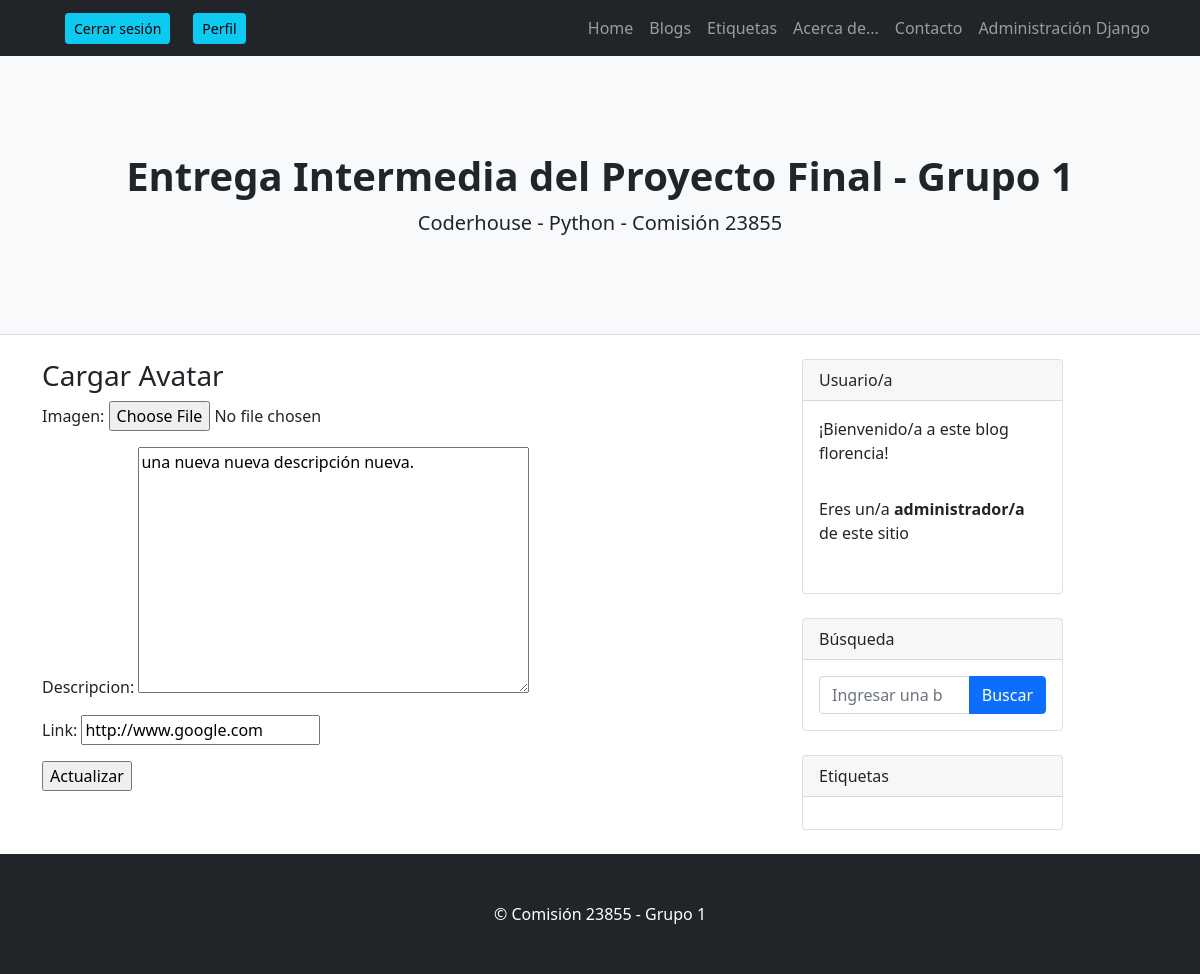
Screenshot of /AppProyecto1/avatarForm/ (signed in) with the database file from the repository.
### AppProyecto1/models.py (models this page shows, shortened)
class Avatar(models.Model):
    user = models.ForeignKey(User, on_delete=models.CASCADE) #el casacade hace q si se borra un usuario, en consecuencia se borre el avatar
    imagen = models.ImageField(upload_to='avatares', null=True, blank=True) #se guarda en la carpeta media, las imagenes cargadas
    descripcion = models.TextField()
    link = models.URLField()

### AppProyecto1/views.py (the view)
# urls.py: path('avatarForm/', views.avatarForm, name="AvatarForm"),
@login_required
def avatarForm(request):
    user=User.objects.get(username=request.user)
    avatar=Avatar.objects.filter(user=user.id)
    if(request.method == "POST"):
        myAvatarForm = AvatarForm(request.POST, request.FILES)
        if myAvatarForm.is_valid():
            informacion = myAvatarForm.cleaned_data
            if avatar:
                if informacion['imagen']:
                    avatar[0].imagen=informacion['imagen']
                avatar[0].descripcion=informacion['descripcion']
                avatar[0].link=informacion['link']
            else:
                avatar=Avatar(
                    user=user,
                    imagen=informacion['imagen'],
                    descripcion=informacion['descripcion'],
                    link=informacion['link']
                    )
            avatar.save()
            return render(request,"AppProyecto1/verPerfil.html",{"user":user, "avatar":avatar})
    else:
        if avatar:
            myAvatarForm = AvatarForm(
                initial={
                    'descripcion':avatar[0].descripcion,
                    'link':avatar[0].link
                    })
        else:
            myAvatarForm = AvatarForm()
    return render(request,"AppProyecto1/avatarForm.html",{'myAvatarForm':myAvatarForm})

### AppProyecto1/forms.py
class AvatarForm(forms.Form):
    imagen=forms.ImageField(required=False)
    descripcion = forms.CharField(widget=forms.Textarea)
    link = forms.URLField()

### AppProyecto1/templatetags/group.py (called while the page is built)
@register.filter
def has_group(user, group_name):
    return user.groups.filter(name='Admin').exists()

### AppProyecto1/templates/AppProyecto1/avatarForm.html
{% extends 'AppProyecto1/padre.html' %}
{% load static %}
{% block contenidoQueCambia %}
    <h3>Cargar Avatar</h3>
    <form method="POST" enctype="multipart/form-data">{% csrf_token %}
        {{ myAvatarForm.as_p }}
        <input type="submit" value="Actualizar">
    </form>
{% endblock contenidoQueCambia %}

### AppProyecto1/templates/AppProyecto1/padre.html (shortened to what this page needs)
<!DOCTYPE html>
<html lang="en">
    <head>
        {% load static %}
        {% load group %}
        <link href="{% static 'AppProyecto1/css/styles.css' %}" rel="stylesheet" />
    </head>
    <body>
        <nav class="navbar navbar-expand-lg navbar-dark bg-dark">
            <div class="container">
                {% if request.user.is_authenticated %}
                <li class="nav-item"><a type="button" class="btn btn-info btn-sm" aria-current="page" href="{% url 'Logout' %}">Cerrar sesión</a></li>
                <li class="nav-item"><a type="button" class="btn btn-info btn-sm" aria-current="page" href="{% url 'VerPerfil' %}">Perfil</a></li>
                {% endif %}
                <div class="collapse navbar-collapse" id="navbarSupportedContent">
                    <ul class="navbar-nav ms-auto mb-2 mb-lg-0">
                        <li class="nav-item"><a class="nav-link" href="{% url 'Inicio' %}">Home</a></li>
                        <li class="nav-item"><a class="nav-link" href="{% url 'BlogList' %}">Blogs</a></li>
                        <li class="nav-item"><a class="nav-link" href="{% url 'TagList' %}">Etiquetas</a></li>
                        <li class="nav-item"><a class="nav-link" href="{% url 'About' %}">Acerca de...</a></li>
                        <li class="nav-item"><a class="nav-link" href="#!">Contacto</a></li>
                        <li class="nav-item"><a class="nav-link" href="http://localhost:8000/admin/">Administración Django</a></li>
                    </ul>
                </div>
            </div>
        </nav>
        <header class="py-5 bg-light border-bottom mb-4">
            <div class="container">
                <div class="text-center my-5">
                    <h1 class="fw-bolder">Entrega Intermedia del Proyecto Final - Grupo 1</h1>
                    <p class="lead mb-0">Coderhouse - Python - Comisión 23855</p>
                </div>
            </div>
        </header>
        <div class="container">
            <div class="row">
                <div class="col-lg-8">
                    {% block contenidoQueCambia %}
                    {% endblock contenidoQueCambia %}
                </div>
                <div class="col-lg-3">
                    <div class="card mb-4">
                        <div class="card-header">Usuario/a</div>
                        {% if not request.user.is_authenticated %}
                            <div class="card-body">Para acceder al contenido de este página, debes registrarte e iniciar sesión.</div>
                        {% else %}
                            <div class="card-body">¡Bienvenido/a a este blog {{ user.username }}!</div>
                            {% if user|has_group:'Admin' %}
                                <div class="card-body">Eres un/a <b>administrador/a</b> de este sitio</div>
                            {% else %}
                                <div class="card-body">Eres un/a <b>usuario/a</b> de este sitio</div>
                            {% endif %}
                        {% endif %}
                    </div>
                    {% if request.user.is_authenticated %}
                    <div class="card mb-4">
                        <div class="card-header">Búsqueda</div>
                        <div class="card-body">
                            <div class="input-group" method="GET" action="{% url 'BlogSearch' %}">
                                    <form class="input-group" method="GET" action="{% url 'BlogSearch' %}" >
                                        <input class="form-control" type="search" name="search" placeholder="Ingresar una búsqueda...">
                                        <button class="btn btn-primary" type="submit">Buscar</button>
                                    </form>
                            </div>
                        </div>
                    </div>
                    {% endif %}
                    {% if request.user.is_authenticated %}
                    <div class="card mb-4">
                        <div class="card-header">Etiquetas</div>
                        <div class="card-body">
                        </div>
                    </div>
                    {% endif %}
                </div>
            </div>
        </div>
        <footer class="py-5 bg-dark">
            <div class="container"><p class="m-0 text-center text-white">&copy; Comisión 23855 - Grupo 1</p></div>
        </footer>
</body>
</html>

### rows the page displays
Avatar: descripcion "una nueva nueva descripción nueva.", link "http://www.google.com"

### other values shown
{{ user.username }} "florencia"
